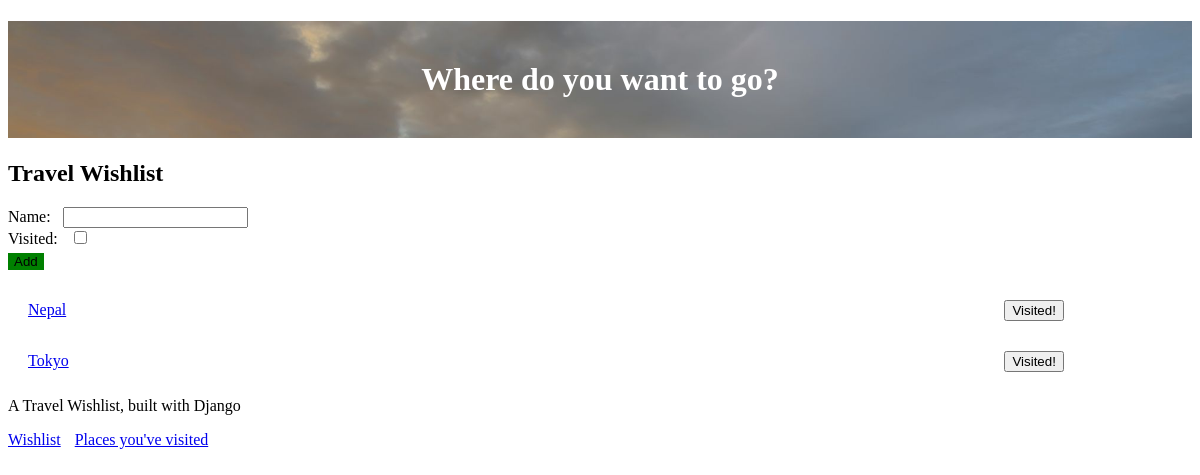
Page / (signed in) on the earlier database version.
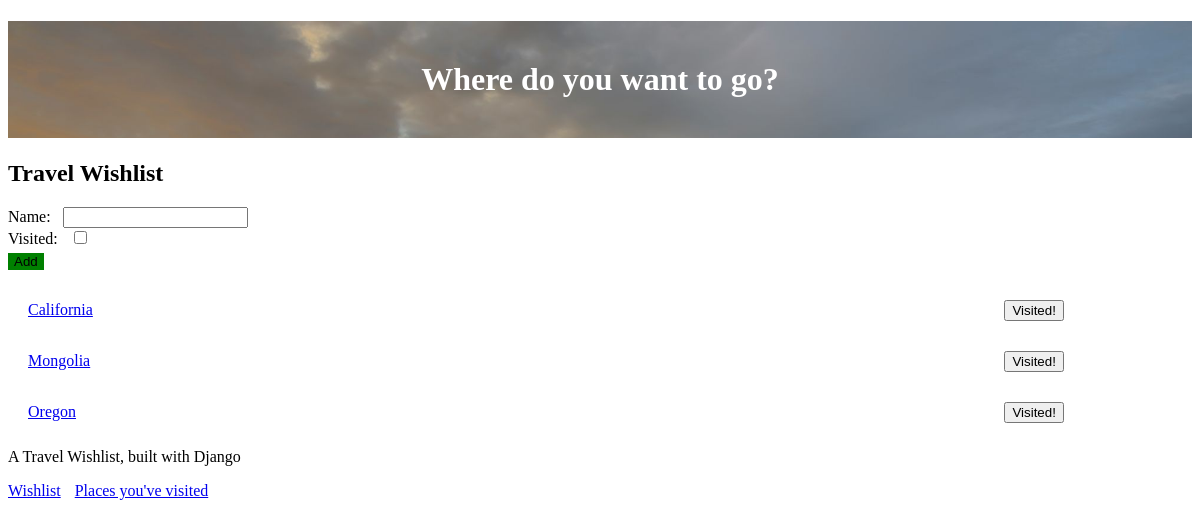
Same page on the later database version.
### travel_wishlist/models.py (models this page shows, shortened)
class Place(models.Model):
    user = models.ForeignKey('auth.user', null=False, on_delete=models.CASCADE)
    name = models.CharField(max_length=200)
    visited = models.BooleanField(default=False) # assume the user is creating a input they havent been to yet
    notes = models.TextField(blank=True, null=True)
    date_visited = models.DateField(blank=True, null=True)
    photo = models.ImageField(upload_to='user_images/', blank=True, null=True)

### travel_wishlist/views.py (the view, shortened to what this page needs)
# urls.py: path('', views.place_list, name='place_list'),
@login_required
def place_list(request):
    places = Place.objects.filter(user=request.user).filter(visited=False).order_by('name') # get all the places from the database, and store them in a variable called places
    new_place_form = NewPlaceForm() # create a new instance of the NewPlaceForm, and store it in a variable called new_place_form
    return render(request, 'travel_wishlist/wishlist.html', {'places': places, 'new_place_form': new_place_form})

### travel_wishlist/forms.py
class NewPlaceForm(forms.ModelForm):
    class Meta:
        model = Place
        fields = ('name', 'visited')

### travel_wishlist/templates/travel_wishlist/wishlist.html (shortened to what this page needs)
{% extends 'travel_wishlist/base.html' %}
{% block content %}
<h2>Travel Wishlist</h2>
<form method="POST" action="{% url 'place_list' %}">
    {{ new_place_form }}
    <button id="add-new-place" type="submit">Add</button>
</form>
{% for place in places %}
<div class="wishlist-place">
   <span id="place_name-{{ place.pk }}" class="place-name">
    <a href="{% url 'place_details' place.pk %}"> {{ place.name }} </a>
</span>
    <form class="visited-form" method="POST" action="{% url 'place_was_visited' place.pk %}">
        <button id="visited-button-{{ place.pk }}" type="submit">Visited!</button>
    </form>
</div>
{% empty %}
<p> You have no places in your wishlist</p>
{% endfor %}
{% endblock %}

Differences in the rows shown:
no longer on this page (row edited): Place: name "Nepal"
no longer on this page (row edited): Place: name "Tokyo"
added Place: name "California"
added Place: name "Mongolia"
added Place: name "Oregon"
